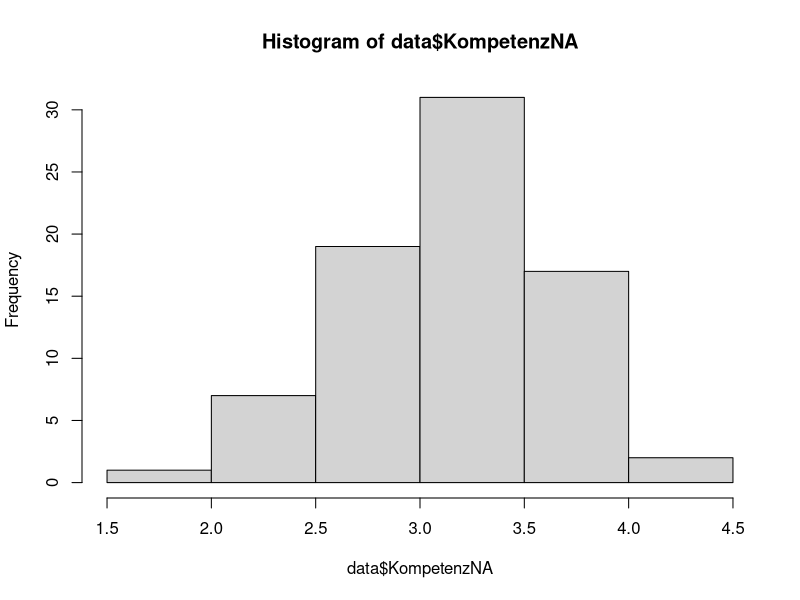
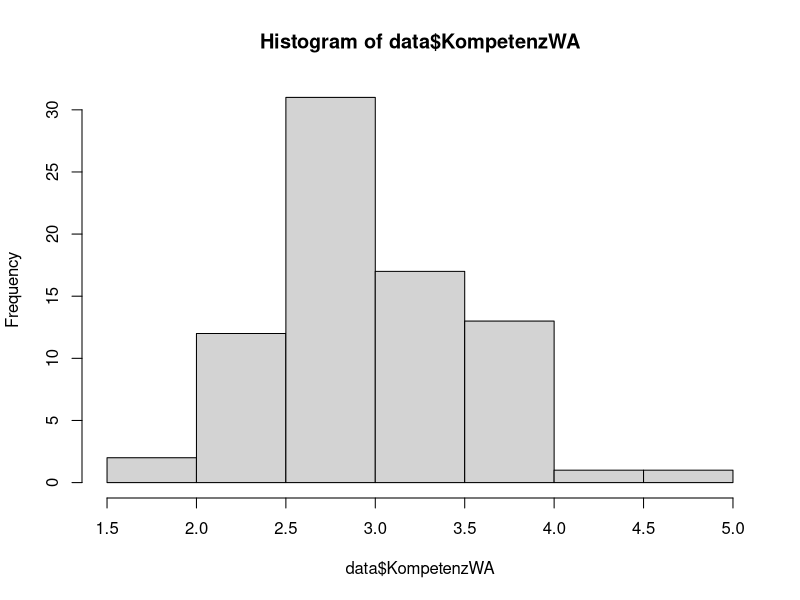
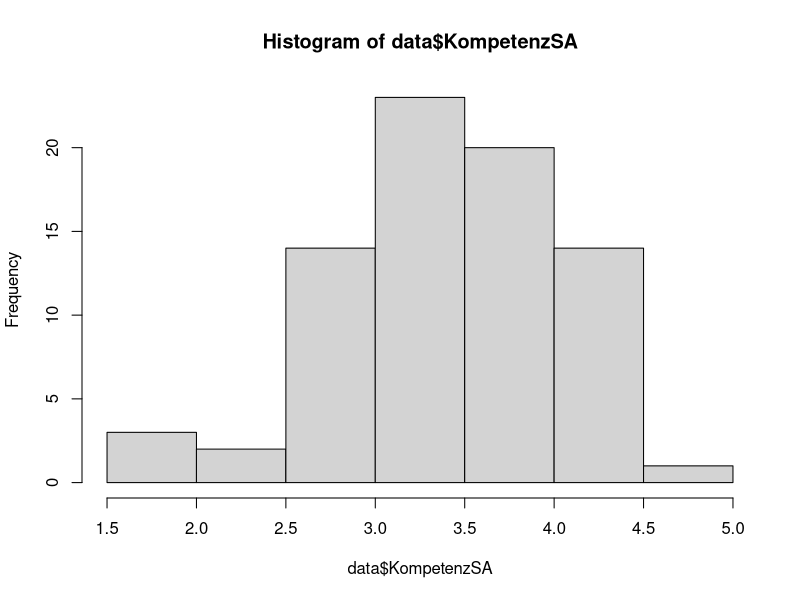
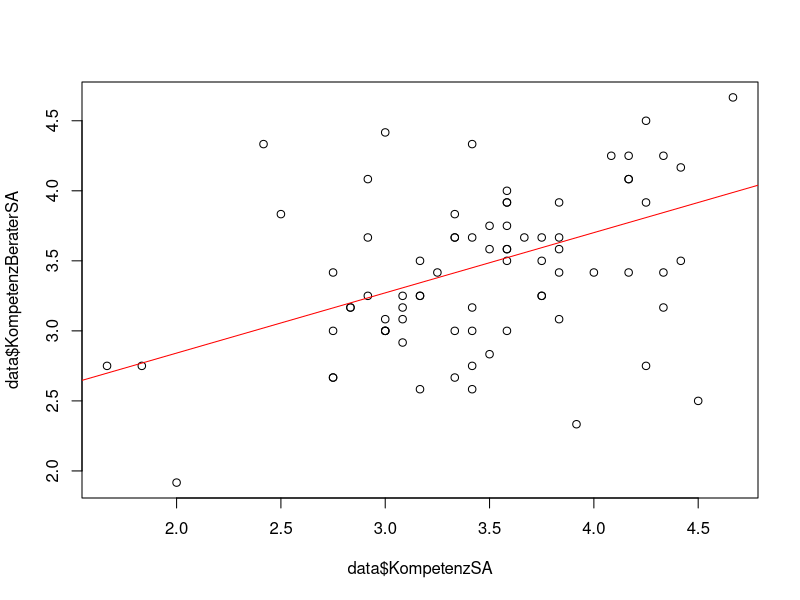
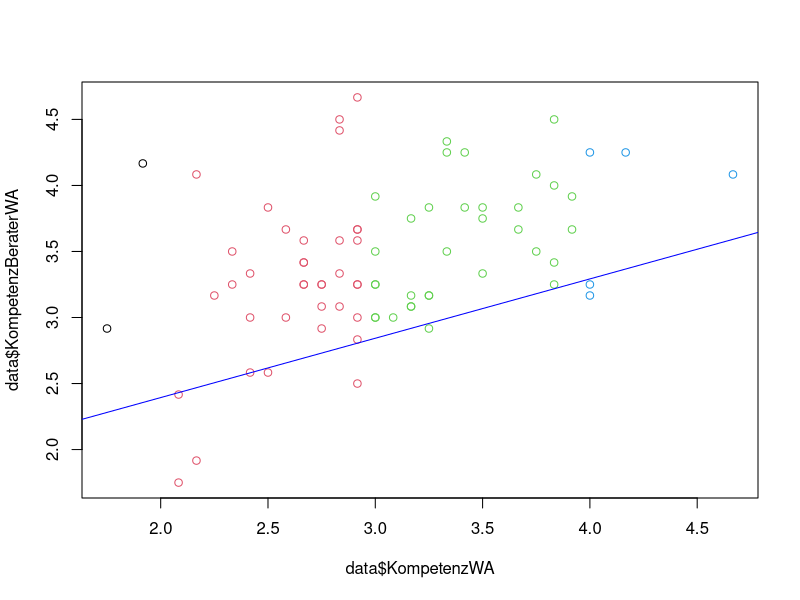

The R source for these figures, in order: (Note: this script raises an error after producing the figures.)
library(data.table)
library(psych)
library(purrr)
library(ggplot2)
library(tidyverse)
library(ggpubr)
library(rstatix)
library(dplyr)
library(carData) # MANOVA
library(car) # MANOVA
library(broom) # MANOVA

# ------------------Data Loading and Preparation ------------------------
#load data
data <- fread("survey_results_manualclean.csv")
#remove empty rows
data <- data[-(64),]

# change weiblich/männlich zu 1/0
data$Dem02 <- str_replace_all(data$Dem02, "weiblich", "1")
data$Dem02 <- str_replace_all(data$Dem02, "mÃ¤nnlich", "0")
data$Dem02 <- sapply(data[, Dem02], as.integer)

#blubb

# change Ja/Nein zu 1/0
data$ErfahrungBank <- str_replace_all(data$ErfahrungBank, "Ja", "1")
data$ErfahrungBank <- str_replace_all(data$ErfahrungBank, "Nein", "0")
data$ErfahrungBank <- sapply(data[, ErfahrungBank], as.integer)

# replace NANs with NA
is.nan.data.frame <- function(x)
  do.call(cbind, lapply(x, is.nan))

data[is.nan(data)] <- NA


# -------------NA------------------------------------
#Prüfung ob Kompetenzvariabeln NA normalverteilt

# Shapiro Wilk normality test
shapiro.test(data$KompetenzNA)
# W = 0.97636, p-value = 0.1612
# da p > 0.05 sind Daten normalverteilt
hist(data$KompetenzNA)
# Histogram ist etwa normalverteilt - Bestätigt Shapiro-Wilk Test

# -------------WA------------------------------------
#Prüfung ob Kompetenzvariabeln WA normalverteilt
# Shapiro Wilk normality test
shapiro.test(data$KompetenzWA)
# W = 0.98437, p-value = 0.4662
# da p > 0.05 sind Daten normalverteilt
hist(data$KompetenzWA)
# Histogram ist etwa normalverteilt - Bestätigt Shapiro-Wilk Test

# -------------SA------------------------------------
#Prüfung ob Kompetenzvariabeln SA normalverteilt
# Shapiro Wilk normality test
shapiro.test(data$KompetenzSA)
# W = 0.97451, p-value = 0.1241
# da p > 0.05 sind Daten normalverteilt
hist(data$KompetenzSA)
# Histogram ist etwa normalverteilt - Bestätigt Shapiro-Wilk Test




# --------------------------- Welch Two Sample t-Test NA-SA ----------------------------
# Vorbedingung: Ist Varianz etwa gleich?
describeBy(data$KompetenzSA, na.rm = TRUE)
describeBy(data$KompetenzNA, na.rm = TRUE)
# KompetenzSA sd = 0.61; KompetenzNA sd = 0.48

# Nullhypothese: No difference between averages of the two groups

# ---Alternativhypothese: SA ist weniger kompetent als NA
t.test(data$KompetenzNA, data$KompetenzSA, alternative = "less", na.rm = TRUE)
#t = -2.7794, df = 143.55, p-value = 0.003088
#alternative hypothesis: true difference in means is less than 0


# ---Alternativhypothese: SA ist kompetenter als NA
t.test(data$KompetenzNA, data$KompetenzSA, alternative = "greater", na.rm = TRUE)
#t = -2.7794, df = 143.55, p-value = 0.9969
#alternative hypothesis: true difference in means is greater than 0
# ---> there is not enough evidence of a difference between the (true) averages of the two groups

# ---Two-sided
t.test(data$KompetenzNA, data$KompetenzSA, alternative = "two.sided", na.rm = TRUE)
# t = -2.7794, df = 143.55, p-value = 0.006175
# alternative hypothesis: true difference in means is not equal to 0





# --------------------------- Wilcoxon NA-SA ----------------------------
describe(data$KompetenzNA)
#    vars  n mean   sd median trimmed  mad  min  max range  skew kurtosis   se
# X1    1 77  3.2 0.48   3.25    3.23 0.37 1.92 4.25  2.33 -0.45     0.16 0.05
describe(data$KompetenzSA)
#   vars  n mean   sd median trimmed  mad  min  max range  skew kurtosis   se
#X1    1 77 3.45 0.61   3.42    3.47 0.62 1.67 4.67     3 -0.41     0.24 0.07

# Ist die wahrgenommene Kompetenz des NA geringer als diejenige des SA?
wilcox.test(data$KompetenzNA, data$KompetenzSA, paired = TRUE, exact = FALSE, correct = TRUE, alternative = "less")
# V = 763, p-value = 0.001588
# alternative hypothesis: true location shift is less than 0
# --> Ja

# --------------------------- Wilcoxon NA-WA ----------------------------
describe(data$KompetenzNA)
#    vars  n mean   sd median trimmed  mad  min  max range  skew kurtosis   se
# X1    1 77  3.2 0.48   3.25    3.23 0.37 1.92 4.25  2.33 -0.45     0.16 0.05
describe(data$KompetenzWA)
#    vars  n mean  sd median trimmed  mad  min  max range skew kurtosis   se
# X1    1 77 3.04 0.58   2.92    3.03 0.49 1.75 4.67  2.92 0.26    -0.23 0.07

# Ist die wahrgenommene Kompetenz des NA geringer als diejenige des WA?
wilcox.test(data$KompetenzNA, data$KompetenzWA, paired = TRUE, exact = FALSE, correct = TRUE, alternative = "less")
# V = 1714.5, p-value = 0.9939
# --> Nein

# --------------------------- Wilcoxon WA-SA ----------------------------
describe(data$KompetenzWA)
#    vars  n mean  sd median trimmed  mad  min  max range skew kurtosis   se
# X1    1 77 3.04 0.58   2.92    3.03 0.49 1.75 4.67  2.92 0.26    -0.23 0.07
describe(data$KompetenzSA)
#   vars  n mean   sd median trimmed  mad  min  max range  skew kurtosis   se
#X1    1 77 3.45 0.61   3.42    3.47 0.62 1.67 4.67     3 -0.41     0.24 0.07

# Ist die wahrgenommene Kompetenz des NA grösser als diejenige des WA?
wilcox.test(data$KompetenzWA, data$KompetenzSA, paired = TRUE, exact = FALSE, correct = TRUE, alternative = "greater")
# V  = 496, p-value = 1
# --> Nein




# --------------------------- Multiple Regression KompetenzSA~KompetenzBeraterSA----------------------------
plot(data$KompetenzSA, data$KompetenzBeraterSA)

#Beraterkompetenz abhängig von HM Kompetenz?
testmodel <- lm(KompetenzSA~KompetenzBeraterSA, data = data)

# add line to plot which shows the estimated values
abline(testmodel, col="red")

summary(testmodel)


# --------------------------- Multiple Regression KompetenzWA~KompetenzBeraterWA----------------------------
plot(data$KompetenzWA, data$KompetenzBeraterWA, col = data$KompetenzWA)

#Beraterkompetenz abhängig von HM Kompetenz?
testmodel <- lm(KompetenzWA~KompetenzBeraterWA, data = data)
# da p-value: 6.633e-05, leistet das Modell einen Erklärungsbeitrag zur Fragestellung
# --> Multiple R-squared:  0.1923 -> ich kann ledglich 17.42% der Varianz von KompetenzWA erklären (sehr wenig)
# --> Ändert sich die KompetenzBeraterWA um 1 Einheit, steigt die KompetenzWA um 0.4371

# add line to plot which shows the estimated values
abline(testmodel, col="blue")

summary(testmodel)




# --------------------------- Multiple Regression KompetenzAgent~KompetenzBerater----------------------------
plot(competenceAll$Agent, competenceAll$Berater, col = competenceAll$Agent)

#Beraterkompetenz abhängig von HM Kompetenz?
testmodel <- lm(Agent~Berater, data = competenceAll)
# da p-value: 6.633e-05, leistet das Modell einen Erklärungsbeitrag zur Fragestellung
# --> Multiple R-squared:  0.1656 -> ich kann ledglich 16.56% der Varianz von Agent erklären (sehr wenig)
# --> Ändert sich die Kompetenz des Berater um 1 Einheit, steigt die Kompetenz des Agenten um 0.43

# add line to plot which shows the estimated values
abline(testmodel, col="blue")

summary(testmodel)




# ---------------------------  Pearson Korrelation KompetenzXA~KompetenzBeraterXA----------------------------
# Voraussetzungen erfüllt gemäss https://www.methodenberatung.uzh.ch/de/datenanalyse_spss/zusammenhaenge/korrelation.html#3.6._Eine_typische_Aussage

#detect outliers using a boxplot
ggplot(competenceAll) +
  aes(x = "", y = Agent) +
  geom_boxplot(fill = "#0c4c8a") +
  theme_minimal()

# Pearson Korrelation Test
cor.test(competenceAll$Berater, competenceAll$Agent)
# t = 6.7415, df = 229, p-value = 1.26e-10
# alternative hypothesis: true correlation is not equal to 0
# 95 percent confidence interval:
#   0.2932643 0.5092655
# sample estimates:
#   cor 
# 0.4069378 

cor.test(data$KompetenzBeraterNA, data$KompetenzNA)
# t = 4.2257, df = 75, p-value = 6.633e-05
# alternative hypothesis: true correlation is not equal to 0
# 95 percent confidence interval:
#  0.2379086 0.6032485
# sample estimates:
#   cor 
# 0.4385202 

cor.test(data$KompetenzBeraterNA, data$KompetenzNA)
# t = 4.7501, df = 75, p-value = 9.558e-06
# alternative hypothesis: true correlation is not equal to 0
# 95 percent confidence interval:
#   0.2879387 0.6363403
# sample estimates:
#   cor 
# 0.4809031 

cor.test(data$KompetenzBeraterSA, data$KompetenzSA)
# t = 3.6911, df = 75, p-value = 0.000421
# alternative hypothesis: true correlation is not equal to 0
# 95 percent confidence interval:
#   0.1842852 0.5663259
# sample estimates:
#   cor 
# 0.3920805 




# ---------------------------  Pearson Korrelation KompetenzXA~KompetenzXA - Honesty----------------------------
# Voraussetzungen erfüllt gemäss https://www.methodenberatung.uzh.ch/de/datenanalyse_spss/zusammenhaenge/korrelation.html#3.6._Eine_typische_Aussage





# ---------------------------   Repeated One-way ANOVA HM ----------------------------
# data preparation
# extract the 3 competence measure-columns NA, WA, SA
data_extract <- data %>% select(id, KompetenzNA, KompetenzWA, KompetenzSA)
# rearrange values
competence <- data_extract %>%  
  gather(key = "anthro_version", value = "measure", KompetenzNA, KompetenzWA, KompetenzSA) %>% 
  convert_as_factor(id, anthro_version)

# compute some summary statistics
competence %>%
  group_by(anthro_version) %>%
  get_summary_stats(measure, type = "mean_sd")
# A tibble: 3 x 5
#anthro_version variable     n  mean    sd
# <fct>            <chr>    <dbl> <dbl> <dbl>
# 1 KompetenzNA    measure     77  3.20 0.477
# 2 KompetenzSA    measure     77  3.45 0.611
# 3 KompetenzWA    measure     77  3.04 0.578

# Visualize
bxp <- ggboxplot(competence, x = "anthro_version", y = "measure", add = "point")
bxp

#Check for extreme outliers
competence %>%
  group_by(anthro_version) %>%
  identify_outliers(measure)
# --> No, extreme outliers

# Check normality assumption
competence %>%
  group_by(anthro_version) %>%
  shapiro_test(measure)
# The competence scores are all normally distributed at each anthro_version, as assessed by Shapiro-Wilk’s test (p > 0.05).

# Additional normality assumptions check since Shapiro Wilks test can get sensitive to minor deviation from normality with sample size > 50
ggqqplot(competence, "measure", facet.by = "anthro_version")

# Computation of repeated ANOVA
res.aov <- anova_test(data = competence, dv = measure, wid = id, within = anthro_version)
get_anova_table(res.aov)
## ANOVA Table (type III tests)
## 
##   Effect         DFn DFd F      p        p<.05   ges
## 1 anthro_version   2 152 16.327 3.77e-07     * 0.084
## --> The competence score is statistically significantly different for the different anthro_versions NA, WA, and SA

# Posthoc test
# pairwise comparisons
pwc <- competence %>%
  pairwise_t_test(
    measure ~ anthro_version, paired = TRUE,
    p.adjust.method = "bonferroni"
  )
pwc
# A tibble: 3 x 10
#.y.         group1      group2         n1    n2 statistic    df           p     p.adj p.adj.signif
#*   <chr>   <chr>       <chr>       <int> <int>     <dbl> <dbl>       <dbl>     <dbl> <chr>       
#  1 measure KompetenzNA KompetenzSA    77    77     -3.23    76 0.002       0.005      **            
#  2 measure KompetenzNA KompetenzWA    77    77      2.45    76 0.016       0.049      *           
#  3 measure KompetenzSA KompetenzWA    77    77      5.58    76 0.000000357 0.00000107 ****       
# --> First and last of the pairwise differences are statistically significant, since all p-values<(0.05/3=0.017) 
# (Slide 7: https://www.ebpi.uzh.ch/dam/jcr:ffffffff-c1f2-5119-0000-000078458c66/slides-anova.pdf)

# Visualization: box plots with p-values
pwc <- pwc %>% add_xy_position(x = "anthro_version")
bxp + 
  stat_pvalue_manual(pwc) +
  labs(
    subtitle = get_test_label(res.aov, detailed = TRUE),
    caption = get_pwc_label(pwc)
  )


# --------------------------- Repeated One-way ANOVA Berater----------------------------
# data preparation
# extract the 3 competence measure-columns NA, WA, SA
data_extract_Berater <- data %>% select(id, KompetenzBeraterKL, KompetenzBeraterNA, KompetenzBeraterWA, KompetenzBeraterSA)

# rearrange values
competence_Berater <- data_extract_Berater %>%  
  gather(key = "anthro_version", value = "measure", KompetenzBeraterKL, KompetenzBeraterNA, KompetenzBeraterWA, KompetenzBeraterSA) %>% 
  convert_as_factor(id, anthro_version)

# replace two NA in KL with mean of KL values 3.36 to enable Posthoc test
competence_Berater[is.na(competence_Berater)] <- 3.36


# compute some summary statistics
competence_Berater %>%
  group_by(anthro_version) %>%
  get_summary_stats(measure, type = "mean_sd")
# A tibble: 3 x 5
#   anthro_version     variable     n  mean    sd
#   <fct>              <chr>    <dbl> <dbl> <dbl>
# 1 KompetenzBeraterKL measure     77  3.36 0.66 
# 2 KompetenzBeraterNA measure     77  3.45 0.522
# 3 KompetenzBeraterSA measure     77  3.42 0.557
# 4 KompetenzBeraterWA measure     77  3.44 0.564

# Visualize
bxp <- ggboxplot(competence_Berater, x = "anthro_version", y = "measure", add = "point")
bxp

#Check for extreme outliers
competence_Berater %>%
  group_by(anthro_version) %>%
  identify_outliers(measure)
# --> 3 outliers; No extreme outliers

# Check normality assumption
competence_Berater %>%
  group_by(anthro_version) %>%
  shapiro_test(measure)
# The competence measures are all normally distributed at each anthro_version, as assessed by Shapiro-Wilk’s test (p > 0.05).

# Additional normality assumptions check since Shapiro Wilks test can get sensitive to minor deviation from normality with sample size > 50
ggqqplot(competence_Berater, "measure", facet.by = "anthro_version")

# Computation of repeated ANOVA
res.aov <- anova_test(data = competence_Berater, dv = measure, wid = id, within = anthro_version)
get_anova_table(res.aov)
## ANOVA Table (type III tests)
## 
##        Effect  DFn    DFd     F     p p<.05   ges
## anthro_version 2.48 183.55 1.091   0.347       0.004
## --> The competence score of Berater is NOT statistically significantly different for the different anthro_versions KL, NA, WA, and SA


# Posthoc test
# pairwise comparisons
pwc <- competence_Berater %>%
  pairwise_t_test(
    measure ~ anthro_version, paired = TRUE,
    p.adjust.method = "bonferroni"
  )
pwc
# A tibble: 3 x 10
# .y.     group1             group2                n1    n2 statistic    df     p p.adj p.adj.signif
# * <chr>   <chr>              <chr>              <int> <int>     <dbl> <dbl> <dbl> <dbl> <chr>       
# 1 measure KompetenzBeraterKL KompetenzBeraterNA    77    77    -1.45     76 0.151 0.906 ns          
# 2 measure KompetenzBeraterKL KompetenzBeraterSA    77    77    -0.801    76 0.426 1     ns          
# 3 measure KompetenzBeraterKL KompetenzBeraterWA    77    77    -1.29     76 0.202 1     ns          
# 4 measure KompetenzBeraterNA KompetenzBeraterSA    77    77     0.713    76 0.478 1     ns          
# 5 measure KompetenzBeraterNA KompetenzBeraterWA    77    77     0.231    76 0.818 1     ns          
# 6 measure KompetenzBeraterSA KompetenzBeraterWA    77    77    -0.605    76 0.547 1     ns       
# --> None of the pairwise differences are statistically significant, since all p-values<(0.05/3=0.017) 
# (Slide 7: https://www.ebpi.uzh.ch/dam/jcr:ffffffff-c1f2-5119-0000-000078458c66/slides-anova.pdf)

# Visualization: box plots with p-values
pwc <- pwc %>% add_xy_position(x = "anthro_version")
bxp + 
  stat_pvalue_manual(pwc) +
  labs(
    subtitle = get_test_label(res.aov, detailed = TRUE),
    caption = get_pwc_label(pwc)
  )

# --------------------------- One-way MANOVA NA----------------------------


# data preparation; select columns
data_extract_MANOVA <- data %>% 
  select(id, KompetenzNA, KompetenzBeraterNA, KompetenzWA, KompetenzBeraterWA, KompetenzSA, KompetenzBeraterSA)

dNA <- data %>%
  select(id, KompetenzNA, KompetenzBeraterNA) %>%
  rename(Agent = KompetenzNA, Berater = KompetenzBeraterNA) %>%
  add_column(version="NA")

dWA <- data %>%
  select(id, KompetenzWA, KompetenzBeraterWA) %>%
  rename(Agent = KompetenzWA, Berater = KompetenzBeraterWA) %>%
  add_column(version="WA")
dSA <- data %>%
  select(id, KompetenzSA, KompetenzBeraterSA) %>%
  rename(Agent = KompetenzSA, Berater = KompetenzBeraterSA) %>%
  add_column(version="SA")

competenceAll <- rbind(dNA, dWA)
competenceAll <- rbind(competenceAll, dSA)
# extract column name
# abb <- sample(colnames(data_extract_MANOVA), 3)

# extract the last two characters of string, e.g. 'NA' or 'WA'
# abb <- substr(abb, nchar(abb)-1, nchar(abb))

# add column which states anthro version
# add_column(data_extract_MANOVA, version = abb)


# Visualization
ggboxplot(
  competenceAll, x = "version", y = c("Agent", "Berater") , 
  merge = TRUE, palette = "jco"
)


# Compute summary statistics
competenceAll %>%
  group_by(version) %>%
  get_summary_stats(Berater, Agent, type = "mean_sd")
# version variable     n  mean    sd
# 1 NA      Agent       77  3.20 0.477
# 2 NA      Berater     77  3.45 0.522
# 3 SA      Agent       77  3.45 0.611
# 4 SA      Berater     77  3.42 0.557
# 5 WA      Agent       77  3.04 0.578
# 6 WA      Berater     77  3.44 0.564

# Check outliers
competenceAll %>%
  group_by(version) %>%
  identify_outliers(Berater)
# --> 2 outliers in WA; none is extreme

competenceAll %>%
  group_by(version) %>%
  identify_outliers(Agent)
# --> 7 outliers in NA, SA, WA; none is extreme


# Compute distance by groups and filter outliers
# Use -id to omit the id column in the computation
competenceAll %>%
  group_by(version) %>%
  mahalanobis_distance(-id) %>%
  filter(is.outlier == TRUE) %>%
  as.data.frame()


# Check univariate normality assumption
competenceAll %>%
  group_by(version) %>%
  shapiro_test(Agent, Berater) %>%
  arrange(variable)
# version variable statistic     p
# <chr>   <chr>        <dbl> <dbl>
# 1 NA      Agent        0.976 0.161
# 2 SA      Agent        0.975 0.124
# 3 WA      Agent        0.984 0.466
# 4 NA      Berater      0.985 0.498
# 5 SA      Berater      0.991 0.870
# 6 WA      Berater      0.974 0.123
# --> all are normally distributed


# Plot normal distribution
ggqqplot(competenceAll, "Agent", facet.by = "version",
         ylab = "Competence Measure", ggtheme = theme_bw())
ggqqplot(competenceAll, "Berater", facet.by = "version",
         ylab = "Competence Measure", ggtheme = theme_bw())

# Multivariate normality
competenceAll %>%
  select(Agent, Berater) %>%
  mshapiro_test()
#     statistic p.value
#  1     0.977 0.000791
# --> We cannot assume multivariate normality.

# Identify multicolinearity
competenceAll %>% cor_test(Agent, Berater)
# no multicolinearity, as assessed by Pearson correlation (p < 0.001)

# Check the homogeneity of covariances assumption
box_m(competence_all["measure"], competence_all$anthro_version)
# p.value 0.360   --> :(
#Note that, if you have balanced design (i.e., groups with similar sizes), you 
#don’t need to worry too much about violation of the homogeneity of variances-covariance 
#matrices and you can continue your analysis.
#However, having an unbalanced design is problematic. Possible solutions include: 
#1) transforming the dependent variables; 
#2) running the test anyway, but using Pillai’s multivariate statistic instead of Wilks’ statistic.


#Check the homogneity of variance assumption
competence_all %>% 
  levene_test(measure ~ anthro_version)
# p.value 0.464 --> :(
# Note that, if you do not have homogeneity of variances, you can try to transform 
# the outcome (dependent) variable to correct for the unequal variances.
# Alternatively, you can continue, but accept a lower level of statistical 
#significance (alpha level) for your MANOVA result. Additionally, any follow-up 
# univariate ANOVAs will need to be corrected for this violation 
#(i.e., you will need to use different post-hoc tests).

# Computation MANOVA
model <- lm(measure ~ anthro_version, competence_all)
Manova(cbind(KompetenzNA, KompetenzBeraterNA)~id)
